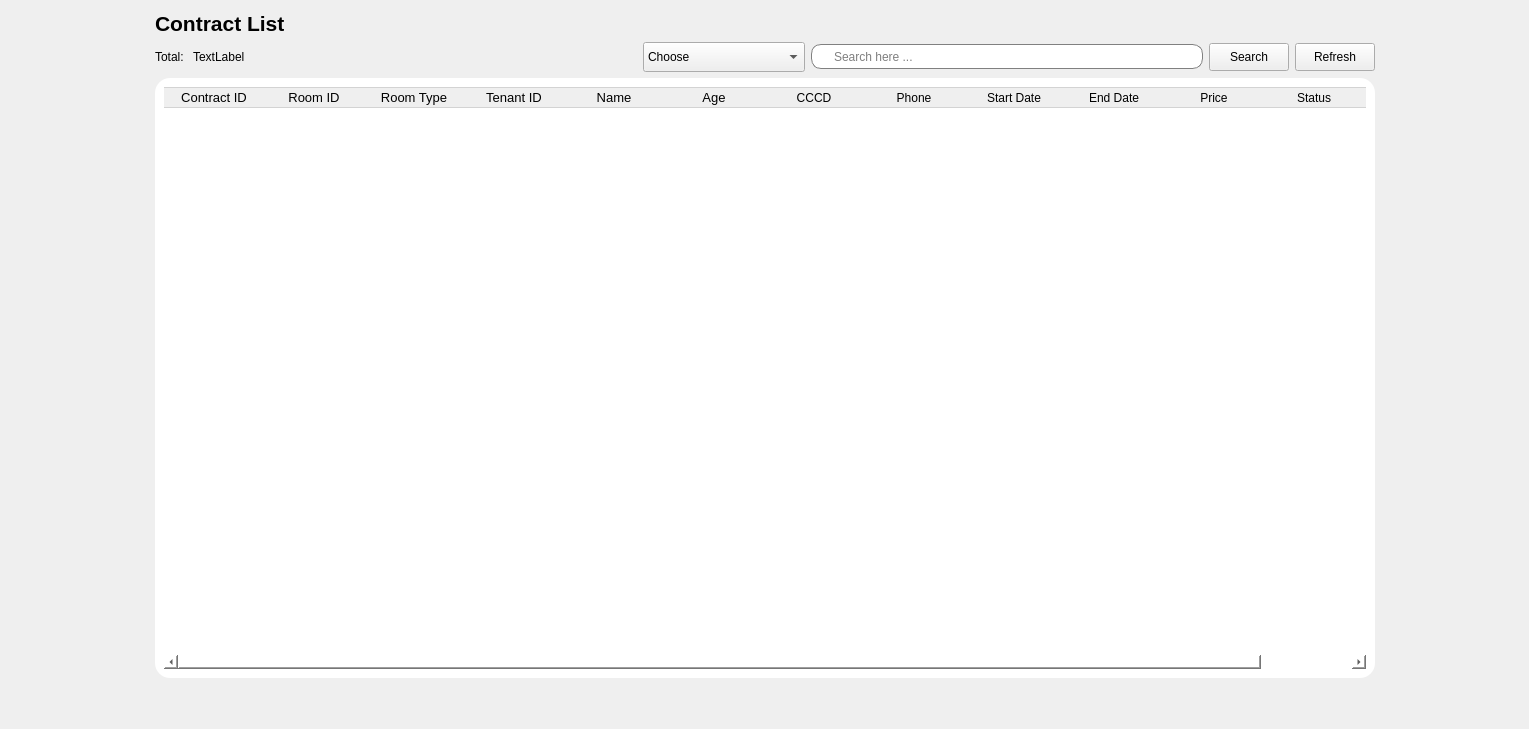
             <widget class="QWidget" name="page_65">
              <layout class="QHBoxLayout" name="horizontalLayout_192">
               <item>
                <spacer name="horizontalSpacer_151">
                 <property name="orientation">
                  <enum>Qt::Orientation::Horizontal</enum>
                 </property>
                 <property name="sizeHint" stdset="0">
                  <size>
                   <width>144</width>
                   <height>20</height>
                  </size>
                 </property>
                </spacer>
               </item>
               <item>
                <layout class="QVBoxLayout" name="verticalLayout_88">
                 <item>
                  <layout class="QHBoxLayout" name="horizontalLayout_193">
                   <item>
                    <widget class="QLabel" name="label_105">
                     <property name="font">
                      <font>
                       <pointsize>16</pointsize>
                       <bold>true</bold>
                      </font>
                     </property>
                     <property name="text">
                      <string>Contract List</string>
                     </property>
                    </widget>
                   </item>
                   <item>
                    <spacer name="horizontalSpacer_152">
                     <property name="orientation">
                      <enum>Qt::Orientation::Horizontal</enum>
                     </property>
                     <property name="sizeHint" stdset="0">
                      <size>
                       <width>40</width>
                       <height>20</height>
                      </size>
                     </property>
                    </spacer>
                   </item>
                  </layout>
                 </item>
                 <item>
                  <layout class="QHBoxLayout" name="horizontalLayout_194">
                   <item>
                    <layout class="QHBoxLayout" name="horizontalLayout_195">
                     <item>
                      <widget class="QLabel" name="label_106">
                       <property name="text">
                        <string>Total: </string>
                       </property>
                      </widget>
                     </item>
                     <item>
                      <widget class="QLabel" name="totalroom_22">
                       <property name="text">
                        <string>TextLabel</string>
                       </property>
                      </widget>
                     </item>
                    </layout>
                   </item>
                   <item>
                    <spacer name="horizontalSpacer_153">
                     <property name="orientation">
                      <enum>Qt::Orientation::Horizontal</enum>
                     </property>
                     <property name="sizeHint" stdset="0">
                      <size>
                       <width>40</width>
                       <height>20</height>
                      </size>
                     </property>
                    </spacer>
                   </item>
                   <item>
                    <widget class="QComboBox" name="CBSRer">
                     <property name="minimumSize">
                      <size>
                       <width>0</width>
                       <height>30</height>
                      </size>
                     </property>
                     <item>
                      <property name="text">
                       <string>Choose</string>
                      </property>
                     </item>
                     <item>
                      <property name="text">
                       <string>Room ID</string>
                      </property>
                     </item>
                     <item>
                      <property name="text">
                       <string>Room Type</string>
                      </property>
                     </item>
                     <item>
                      <property name="text">
                       <string>Phòng đang trống</string>
                      </property>
                     </item>
                     <item>
                      <property name="text">
                       <string>Phòng đã có người thuê</string>
                      </property>
                     </item>
                     <item>
                      <property name="text">
                       <string>Phòng đang bảo trì</string>
                      </property>
                     </item>
                    </widget>
                   </item>
                   <item>
                    <widget class="QLineEdit" name="LineEditSearchRe">
                     <property name="minimumSize">
                      <size>
                       <width>0</width>
                       <height>25</height>
                      </size>
                     </property>
                     <property name="styleSheet">
                      <string notr="true">QLineEdit{
padding-left:20px;
border: 1px solid gray;
border-radius: 10px;
}</string>
                     </property>
                     <property name="text">
                      <string/>
                     </property>
                     <property name="placeholderText">
                      <string>Search here ...</string>
                     </property>
                    </widget>
                   </item>
                   <item>
                    <widget class="QPushButton" name="searchRer">
                     <property name="minimumSize">
                      <size>
                       <width>65</width>
                       <height>28</height>
                      </size>
                     </property>
                     <property name="text">
                      <string>Search</string>
                     </property>
                     <property name="icon">
                      <iconset resource="Resources.qrc">
                       <normaloff>:/new/prefix1/Resources/loupe.png</normaloff>:/new/prefix1/Resources/loupe.png</iconset>
                     </property>
                     <property name="checkable">
                      <bool>false</bool>
                     </property>
                    </widget>
                   </item>
                   <item>
                    <widget class="QPushButton" name="RefRebtn">
                     <property name="minimumSize">
                      <size>
                       <width>65</width>
                       <height>28</height>
                      </size>
                     </property>
                     <property name="text">
                      <string>Refresh</string>
                     </property>
                     <property name="icon">
                      <iconset resource="Resources.qrc">
                       <normaloff>:/new/prefix1/Resources/reload.png</normaloff>:/new/prefix1/Resources/reload.png</iconset>
                     </property>
                    </widget>
                   </item>
                  </layout>
                 </item>
                 <item>
                  <widget class="QFrame" name="frame_37">
                   <property name="minimumSize">
                    <size>
                     <width>1220</width>
                     <height>600</height>
                    </size>
                   </property>
                   <property name="styleSheet">
                    <string notr="true">QWidget{
background-color: rgb(255, 255, 255);
border-radius:15px;
}</string>
                   </property>
                   <property name="frameShape">
                    <enum>QFrame::Shape::StyledPanel</enum>
                   </property>
                   <property name="frameShadow">
                    <enum>QFrame::Shadow::Raised</enum>
                   </property>
                   <layout class="QVBoxLayout" name="verticalLayout_89">
                    <item>
                     <widget class="QTableWidget" name="ContractTable">
                      <property name="minimumSize">
                       <size>
                        <width>0</width>
                        <height>0</height>
                       </size>
                      </property>
                      <property name="font">
                       <font>
                        <pointsize>10</pointsize>
                       </font>
                      </property>
                      <property name="styleSheet">
                       <string notr="true">QPushButton{
	 border: none;
}
QTableWidget::item {
       border-right: none;
       border-left: none;
       border-bottom: 1px solid #D3D3D3;
}
QHeaderView::section {
       border: 1px solid #D3D3D3; 
       border-right: none;      
       border-left: none;       
}</string>
                      </property>
                      <property name="editTriggers">
                       <set>QAbstractItemView::EditTrigger::NoEditTriggers</set>
                      </property>
                      <property name="alternatingRowColors">
                       <bool>true</bool>
                      </property>
                      <property name="selectionMode">
                       <enum>QAbstractItemView::SelectionMode::NoSelection</enum>
                      </property>
                      <property name="showGrid">
                       <bool>false</bool>
                      </property>
                      <attribute name="horizontalHeaderVisible">
                       <bool>true</bool>
                      </attribute>
                      <attribute name="horizontalHeaderCascadingSectionResizes">
                       <bool>false</bool>
                      </attribute>
                      <attribute name="horizontalHeaderHighlightSections">
                       <bool>true</bool>
                      </attribute>
                      <attribute name="horizontalHeaderShowSortIndicator" stdset="0">
                       <bool>false</bool>
                      </attribute>
                      <attribute name="horizontalHeaderStretchLastSection">
                       <bool>false</bool>
                      </attribute>
                      <column>
                       <property name="text">
                        <string>Contract ID</string>
                       </property>
                       <property name="font">
                        <font>
                         <pointsize>10</pointsize>
                        </font>
                       </property>
                      </column>
                      <column>
                       <property name="text">
                        <string>Room ID</string>
                       </property>
                       <property name="font">
                        <font>
                         <pointsize>10</pointsize>
                        </font>
                       </property>
                      </column>
                      <column>
                       <property name="text">
                        <string>Room Type</string>
                       </property>
                       <property name="font">
                        <font>
                         <pointsize>10</pointsize>
                        </font>
                       </property>
                      </column>
                      <column>
                       <property name="text">
                        <string>Tenant ID</string>
                       </property>
                       <property name="font">
                        <font>
                         <pointsize>10</pointsize>
                        </font>
                       </property>
                      </column>
                      <column>
                       <property name="text">
                        <string>Name</string>
                       </property>
                       <property name="font">
                        <font>
                         <pointsize>10</pointsize>
                        </font>
                       </property>
                      </column>
                      <column>
                       <property name="text">
                        <string>Age</string>
                       </property>
                       <property name="font">
                        <font>
                         <pointsize>10</pointsize>
                        </font>
                       </property>
                      </column>
                      <column>
                       <property name="text">
                        <string>CCCD</string>
                       </property>
                      </column>
                      <column>
                       <property name="text">
                        <string>Phone</string>
                       </property>
                      </column>
                      <column>
                       <property name="text">
                        <string>Start Date</string>
                       </property>
                      </column>
                      <column>
                       <property name="text">
                        <string>End Date</string>
                       </property>
                      </column>
                      <column>
                       <property name="text">
                        <string>Price</string>
                       </property>
                      </column>
                      <column>
                       <property name="text">
                        <string>Status</string>
                       </property>
                      </column>
                      <column>
                       <property name="text">
                        <string>Action</string>
                       </property>
                      </column>
                     </widget>
                    </item>
                   </layout>
                  </widget>
                 </item>
                 <item>
                  <spacer name="verticalSpacer_36">
                   <property name="orientation">
                    <enum>Qt::Orientation::Vertical</enum>
                   </property>
                   <property name="sizeHint" stdset="0">
                    <size>
                     <width>20</width>
                     <height>40</height>
                    </size>
                   </property>
                  </spacer>
                 </item>
                </layout>
               </item>
               <item>
                <spacer name="horizontalSpacer_154">
                 <property name="orientation">
                  <enum>Qt::Orientation::Horizontal</enum>
                 </property>
                 <property name="sizeHint" stdset="0">
                  <size>
                   <width>143</width>
                   <height>20</height>
                  </size>
                 </property>
                </spacer>
               </item>
              </layout>
             </widget>
